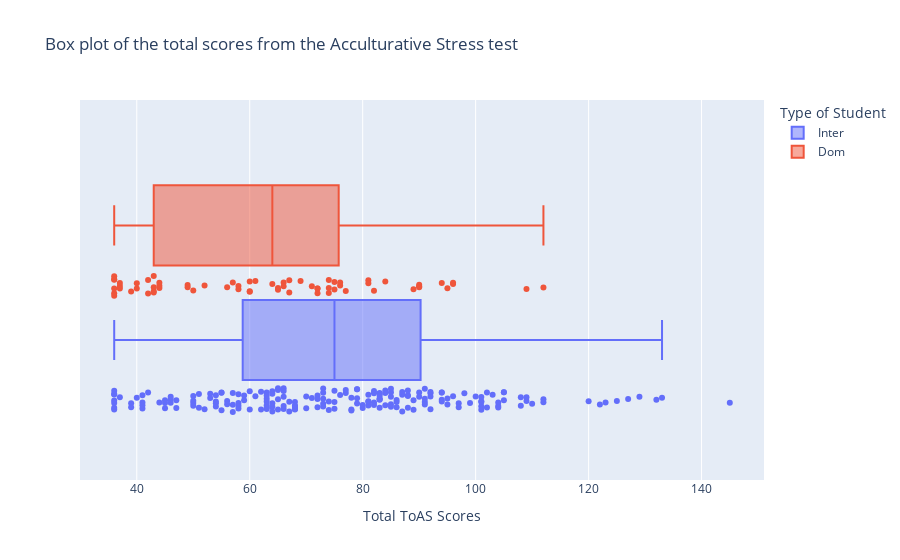

Notebook code for this chart:
### Code cell
#Create a box plot to show acculturative stress of the students

fig = px.box(

#Select the dataframe

data_frame = mental,

#Select column to visualize

x = 'ToAS',

#Select additional column to determine groups of data

color = 'inter_dom',
    
#Select the additional column to determine what information is shown when you hover over the plot
    
hover_data = ['Age'],
    
#Select the option to view all data points
    
points = 'all',

#Clean up the labels

title = 'Box plot of the total scores from the Acculturative Stress test',
labels = {'inter_dom':'Type of Student', 'ToAS':'Total ToAS Scores'})

#Show the figure

fig.show()

### Figure 1 — Plotly figure (JSON) as saved in the notebook; plotly's stock layout.template omitted (floating-point values rounded to 4 significant figures; data arrays with more than 128 entries replaced by an {"elided": "..."} marker saying what was removed)
{"data": [{"alignmentgroup": "True", "boxpoints": "all", "customdata": {"elided": "201x1 int values"}, "hovertemplate": "Type of Student=Inter<br>Total ToAS Scores=%{x}<br>Age=%{customdata[0]}<extra></extra>", "legendgroup": "Inter", "marker": {"color": "#636efa"}, "name": "Inter", "notched": false, "offsetgroup": "Inter", "orientation": "h", "showlegend": true, "type": "box", "x": {"elided": "201 int values"}, "x0": " ", "xaxis": "x", "y0": " ", "yaxis": "y"}, {"alignmentgroup": "True", "boxpoints": "all", "customdata": [[27], [18], [21], [20], [21], [20], [18], [22], [22], [20], [21], [21], [20], [21], [21], [20], [21], [21], [22], [21], [21], [19], [23], [18], [18], [18], [18], [18], [20], [20], [19], [20], [21], [23], [20], [21], [19], [20], [20], [21], [20], [19], [20], [20], [19], [24], [22], [21], [19], [23], [23], [21], [18], [21], [22], [20], [19], [18], [19], [20], [21], [22], [21], [22], [19], [19], [20]], "hovertemplate": "Type of Student=Dom<br>Total ToAS Scores=%{x}<br>Age=%{customdata[0]}<extra></extra>", "legendgroup": "Dom", "marker": {"color": "#EF553B"}, "name": "Dom", "notched": false, "offsetgroup": "Dom", "orientation": "h", "showlegend": true, "type": "box", "x": [81, 37, 72, 43, 36, 56, 71, 36, 96, 37, 90, 75, 77, 43, 52, 66, 65, 96, 44, 49, 36, 60, 74, 60, 42, 90, 90, 81, 39, 112, 89, 65, 49, 75, 66, 82, 72, 40, 58, 36, 57, 43, 72, 42, 84, 67, 37, 69, 95, 58, 109, 60, 64, 40, 36, 76, 67, 44, 74, 94, 36, 76, 74, 50, 43, 44, 61], "x0": " ", "xaxis": "x", "y0": " ", "yaxis": "y"}], "layout": {"boxmode": "group", "legend": {"title": {"text": "Type of Student"}, "tracegroupgap": 0}, "title": {"text": "Box plot of the total scores from the Acculturative Stress test"}, "xaxis": {"anchor": "y", "domain": [0, 1], "title": {"text": "Total ToAS Scores"}}, "yaxis": {"anchor": "x", "domain": [0, 1]}}}
